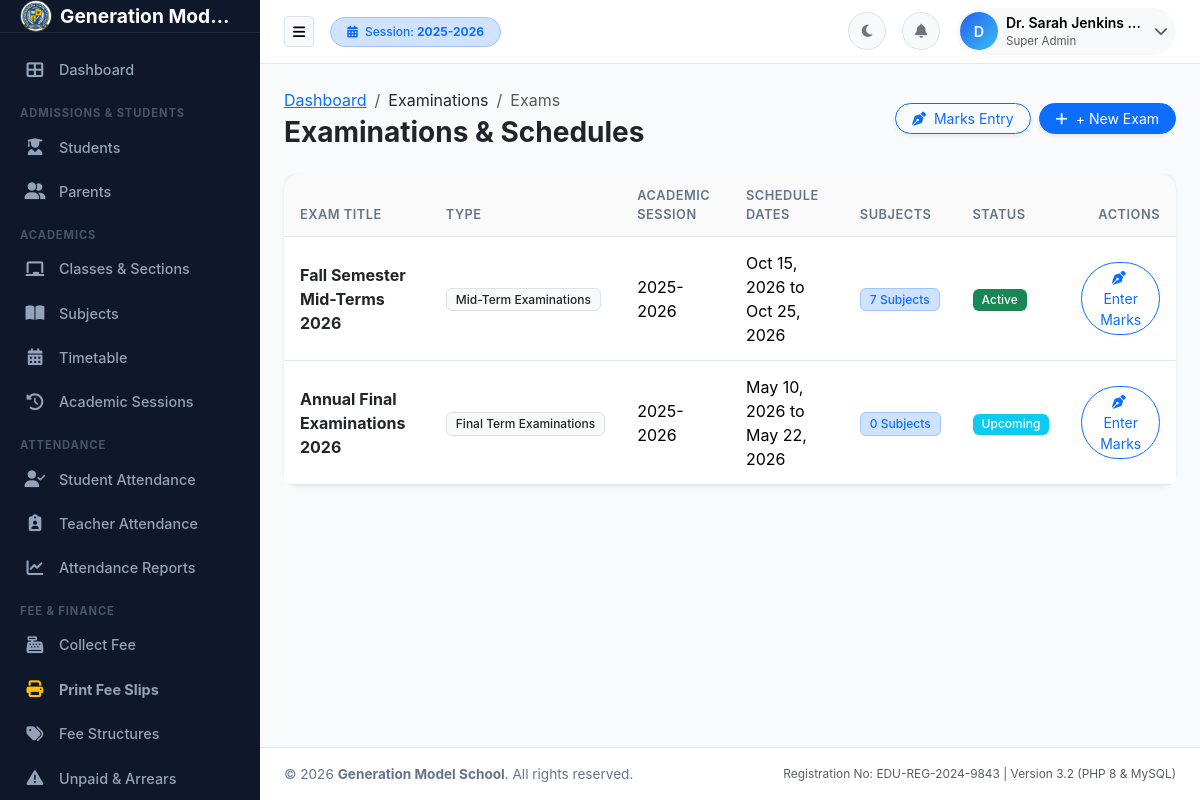
The app's page /examinations/exams.php (signed in) with its own data.
### tables this page shows
CREATE TABLE academic_sessions (
    id INT AUTO_INCREMENT PRIMARY KEY,
    session_name VARCHAR(50) NOT NULL UNIQUE,
    start_date DATE NOT NULL,
    end_date DATE NOT NULL,
    is_current TINYINT(1) DEFAULT 0,
    status ENUM('active', 'inactive', 'archived') DEFAULT 'active',
    created_at TIMESTAMP DEFAULT CURRENT_TIMESTAMP
);

CREATE TABLE exams (
    id INT AUTO_INCREMENT PRIMARY KEY,
    session_id INT NOT NULL,
    exam_type_id INT NOT NULL,
    title VARCHAR(150) NOT NULL,
    start_date DATE NOT NULL,
    end_date DATE NOT NULL,
    status ENUM('Upcoming', 'Active', 'Completed', 'Results Published') DEFAULT 'Upcoming',
    created_at TIMESTAMP DEFAULT CURRENT_TIMESTAMP,
    FOREIGN KEY (session_id) REFERENCES academic_sessions(id),
    FOREIGN KEY (exam_type_id) REFERENCES exam_types(id)
);

CREATE TABLE exam_types (
    id INT AUTO_INCREMENT PRIMARY KEY,
    name VARCHAR(100) NOT NULL,
    description VARCHAR(255) NULL,
    created_at TIMESTAMP DEFAULT CURRENT_TIMESTAMP
);

### includes/functions.php (called while the page is built, shortened)
<?php
require_once __DIR__ . '/../config/config.php';
function getActiveSession() {
    global $pdo;
    static $activeSession = null;
    if ($activeSession !== null) {
        return $activeSession;
    }
    $stmt = $pdo->query("SELECT * FROM academic_sessions WHERE is_current = 1 LIMIT 1");
    $activeSession = $stmt->fetch();
    return $activeSession;
}

### config/config.php (called while the page is built, shortened)
<?php
function e($string) {
    return htmlspecialchars((string)($string ?? ''), ENT_QUOTES, 'UTF-8');
}
function formatDate($date, $format = 'M d, Y') {
    return date($format, strtotime($date));
}

### includes/auth.php (called while the page is built, shortened)
<?php
require_once __DIR__ . '/../config/config.php';
function isLoggedIn() {
    return isset($_SESSION['user_id']) && !empty($_SESSION['user_id']);
}
function getCurrentUser() {
    if (isset($_SESSION['user_data'])) {
        return $_SESSION['user_data'];
    }
    return null;
}

### examinations/exams.php (the view, shortened to what this page needs)
<?php
require_once __DIR__ . '/../config/config.php';
require_once __DIR__ . '/../includes/auth.php';
require_once __DIR__ . '/../includes/permissions.php';
require_once __DIR__ . '/../includes/functions.php';
$activeSession = getActiveSession();
$stmt = $pdo->prepare("
    SELECT e.*, et.name as type_name, s.session_name,
           (SELECT COUNT(*) FROM exam_subjects es WHERE es.exam_id = e.id) as subjects_count
    FROM exams e
    JOIN exam_types et ON e.exam_type_id = et.id
    JOIN academic_sessions s ON e.session_id = s.id
    ORDER BY e.start_date DESC
");
$stmt->execute();
$exams = $stmt->fetchAll();
require_once __DIR__ . '/../includes/header.php';
?>
<div class="d-flex flex-column flex-md-row justify-content-between align-items-md-center mb-4 gap-3">
    <div>
        <nav aria-label="breadcrumb">
            <ol class="breadcrumb mb-1">
                <li class="breadcrumb-item"><a href="<?= BASE_PATH ?>/dashboard.php">Dashboard</a></li>
                <li class="breadcrumb-item">Examinations</li>
                <li class="breadcrumb-item active">Exams</li>
            </ol>
        </nav>
        <h3 class="fw-bold text-dark mb-0">Examinations & Schedules</h3>
    </div>
    <div class="d-flex gap-2">
        <a href="<?= BASE_PATH ?>/examinations/marks.php" class="btn btn-outline-primary btn-sm rounded-pill px-3 shadow-sm">
            <i class="fas fa-pen-nib me-1"></i> Marks Entry
        </a>
        <button type="button" class="btn btn-primary btn-sm rounded-pill px-3 shadow-sm" data-bs-toggle="modal" data-bs-target="#addExamModal">
            <i class="fas fa-plus me-1"></i> + New Exam
        </button>
    </div>
</div>
<div class="card border-0 shadow-sm rounded-4">
    <div class="card-body p-0">
        <div class="table-responsive">
            <table class="table table-hover align-middle mb-0">
                <thead class="table-light">
                    <tr>
                        <th>Exam Title</th>
                        <th>Type</th>
                        <th>Academic Session</th>
                        <th>Schedule Dates</th>
                        <th>Subjects</th>
                        <th>Status</th>
                        <th class="text-end">Actions</th>
                    </tr>
                </thead>
                <tbody>
                    <?php foreach ($exams as $ex): ?>
                        <tr>
                            <td>
                                <div class="fw-bold text-dark"><?= e($ex['title']) ?></div>
                            </td>
                            <td><span class="badge bg-light text-dark border"><?= e($ex['type_name']) ?></span></td>
                            <td><?= e($ex['session_name']) ?></td>
                            <td><?= formatDate($ex['start_date']) ?> to <?= formatDate($ex['end_date']) ?></td>
                            <td><span class="badge bg-primary-subtle text-primary border border-primary-subtle"><?= $ex['subjects_count'] ?> Subjects</span></td>
                            <td>
                                <span class="badge <?= $ex['status'] === 'Active' ? 'bg-success' : ($ex['status'] === 'Completed' ? 'bg-secondary' : 'bg-info') ?>">
                                    <?= e($ex['status']) ?>
                                </span>
                            </td>
                            <td class="text-end">
                                <a href="<?= BASE_PATH ?>/examinations/marks.php?exam_id=<?= $ex['id'] ?>" class="btn btn-sm btn-outline-primary rounded-pill px-3">
                                    <i class="fas fa-pen-nib me-1"></i> Enter Marks
                                </a>
                            </td>
                        </tr>
                    <?php endforeach; ?>
                </tbody>
            </table>
        </div>
    </div>
</div>
<?php require_once __DIR__ . '/../includes/footer.php'; ?>

### includes/navbar.php (shortened to what this page needs)
<header class="app-navbar">
    <div class="d-flex align-items-center">
        <button type="button" class="btn btn-light border btn-sm me-3" id="sidebarToggle" aria-label="Toggle Sidebar">
            <i class="fas fa-bars"></i>
        </button>
        <div class="d-none d-md-block">
            <span class="badge bg-primary-subtle text-primary border border-primary-subtle px-3 py-2 rounded-pill">
                <i class="fas fa-calendar-alt me-1"></i> Session: <strong><?= e($activeSession['session_name'] ?? '2025-2026') ?></strong>
            </span>
        </div>
    </div>
    <div class="nav-actions">
        <button class="btn btn-light border btn-sm rounded-circle d-flex align-items-center justify-content-center" id="themeToggleBtn" style="width: 38px; height: 38px;" title="Toggle Dark/Light Mode">
            <i class="fas fa-moon text-secondary"></i>
        </button>
        <div class="dropdown">
            <button class="btn btn-light border btn-sm rounded-circle position-relative d-flex align-items-center justify-content-center" style="width: 38px; height: 38px;" id="notificationsDropdown" data-bs-toggle="dropdown" aria-expanded="false">
                <i class="fas fa-bell text-secondary"></i>
            </button>
        </div>
        <div class="dropdown">
            <button class="btn btn-light border-0 p-1 d-flex align-items-center rounded-pill" id="userMenuDropdown" data-bs-toggle="dropdown" aria-expanded="false">
                <div class="avatar-initials me-2">
                    <?= strtoupper(substr($currentUser['full_name'] ?? 'U', 0, 1)) ?>
                </div>
                <div class="text-start d-none d-lg-block me-2">
                    <div class="fw-semibold small text-truncate" style="max-width: 140px;"><?= e($currentUser['full_name'] ?? 'User') ?></div>
                    <div class="text-muted" style="font-size: 0.72rem;"><?= e($currentUser['role_display'] ?? 'Staff') ?></div>
                </div>
                <i class="fas fa-chevron-down text-muted small me-1"></i>
            </button>
        </div>
    </div>
</header>

### assets/css/style.css (style rules this page uses)
:root { --primary-color: #2563eb; --primary-hover: #1d4ed8; --secondary-color: #475569; --success-color: #10b981; --danger-color: #ef4444; --warning-color: #f59e0b; --info-color: #06b6d4; --bg-main: #f8fafc; --bg-card: #ffffff; --bg-sidebar: #0f172a; --sidebar-text: #94a3b8; --sidebar-active: #ffffff; --sidebar-active-bg: #1e293b; --text-main: #1e293b; --text-muted: #64748b; --border-color: #e2e8f0; --topbar-height: 64px; --sidebar-width: 260px; --sidebar-collapsed-width: 70px; --transition-speed: 0.25s; }
body { font-family: -apple-system, BlinkMacSystemFont, "Segoe UI", Roboto, "Helvetica Neue", Arial, sans-serif; background-color: var(--bg-main); color: var(--text-main); margin: 0; padding: 0; overflow-x: hidden; transition: background-color var(--transition-speed), color var(--transition-speed); }
.app-navbar { height: var(--topbar-height); background-color: var(--bg-card); border-bottom: 1px solid var(--border-color); display: flex; align-items: center; justify-content: space-between; padding: 0 1.5rem; position: sticky; top: 0; z-index: 1030; transition: background-color var(--transition-speed), border-color var(--transition-speed); }
.nav-actions { display: flex; align-items: center; gap: 1rem; }
.card { background-color: var(--bg-card); border: 1px solid var(--border-color); border-radius: 0.75rem; box-shadow: 0 1px 3px 0 rgba(0, 0, 0, 0.05); transition: background-color var(--transition-speed), border-color var(--transition-speed), box-shadow 0.2s ease; }
.table { color: var(--text-main); border-color: var(--border-color); margin-bottom: 0; }
.table th { background-color: rgba(0, 0, 0, 0.02); color: var(--text-muted); font-weight: 600; font-size: 0.8rem; text-transform: uppercase; letter-spacing: 0.04em; border-bottom: 1px solid var(--border-color); padding: 0.75rem 1rem; }
.table td { padding: 0.85rem 1rem; vertical-align: middle; border-bottom: 1px solid var(--border-color); }
.table-responsive { border-radius: 0.5rem; }
.badge { font-weight: 500; padding: 0.4em 0.75em; border-radius: 0.375rem; }
.avatar-initials { width: 38px; height: 38px; border-radius: 50%; background: linear-gradient(135deg, #2563eb, #38bdf8); color: #fff; display: inline-flex; align-items: center; justify-content: center; font-weight: 600; font-size: 0.9rem; }

### records on screen
academic_sessions: session_name "2025-2026"
exams: title "Fall Semester Mid-Terms 2026", exam_type.name "Mid-Term Examinations", session.session_name "2025-2026", start_date "Oct 15, 2026", end_date "Oct 25, 2026", subjects_count "7", status "Active"
exams: title "Annual Final Examinations 2026", exam_type.name "Final Term Examinations", session.session_name "2025-2026", start_date "May 10, 2026", end_date "May 22, 2026", subjects_count "0", status "Upcoming"

### other values on screen
getSetting('school_name', 'Generation Model School') "Generation Mod…"
substr($currentUser['full_name'] ?? 'U', 0, 1) "D"
$currentUser['full_name'] "Dr. Sarah Jenkins…"
$currentUser['role_display'] "Super Admin"
getSetting('school_name', 'EduManage School Management System') "Generation Model School"
getSetting('registration_no', 'EDU-REG-2024-9843') "EDU-REG-2024-9843"
